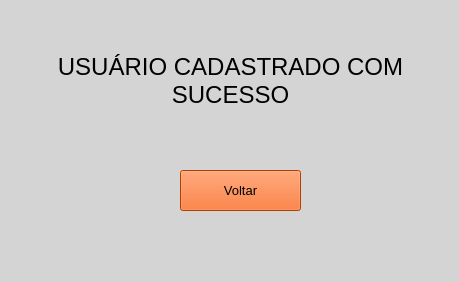
<?xml version="1.0" encoding="UTF-8"?>
<ui version="4.0">
 <class>frm_sucesso</class>
 <widget class="QMainWindow" name="frm_sucesso">
  <property name="geometry">
   <rect>
    <x>0</x>
    <y>0</y>
    <width>459</width>
    <height>282</height>
   </rect>
  </property>
  <property name="windowTitle">
   <string>Cadastro Efetuado</string>
  </property>
  <property name="styleSheet">
   <string notr="true">background-color: rgb(212, 212, 212);</string>
  </property>
  <widget class="QWidget" name="centralwidget">
   <widget class="QLabel" name="label">
    <property name="geometry">
     <rect>
      <x>40</x>
      <y>20</y>
      <width>381</width>
      <height>121</height>
     </rect>
    </property>
    <property name="font">
     <font>
      <pointsize>18</pointsize>
     </font>
    </property>
    <property name="text">
     <string>USUÁRIO CADASTRADO COM SUCESSO</string>
    </property>
    <property name="alignment">
     <set>Qt::AlignCenter</set>
    </property>
    <property name="wordWrap">
     <bool>true</bool>
    </property>
   </widget>
   <widget class="QPushButton" name="btn_voltar">
    <property name="geometry">
     <rect>
      <x>180</x>
      <y>170</y>
      <width>121</width>
      <height>41</height>
     </rect>
    </property>
    <property name="font">
     <font>
      <pointsize>10</pointsize>
     </font>
    </property>
    <property name="styleSheet">
     <string notr="true">background-color: rgb(255, 85, 0);</string>
    </property>
    <property name="text">
     <string>Voltar</string>
    </property>
    <property name="shortcut">
     <string>C</string>
    </property>
   </widget>
  </widget>
 </widget>
 <resources/>
 <connections/>
</ui>
